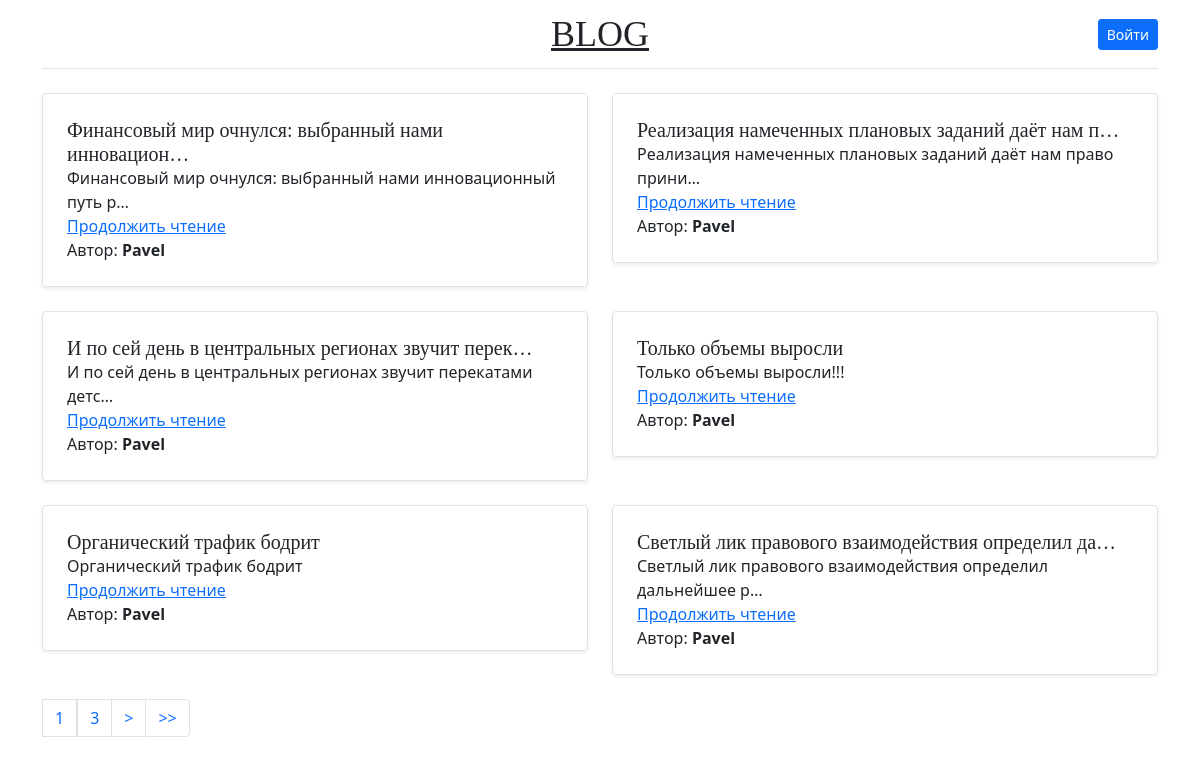
The page / on the database its author committed.
### application/models.py (models this page shows, shortened)
class Article(models.Model):
    objects = None
    title = models.CharField(max_length=255, verbose_name='Заголовок')
    description = models.CharField(max_length=255, verbose_name='Описание')
    content = models.TextField(verbose_name='Содержание')
    slug = models.SlugField(unique=True, verbose_name='Ссылка')
    author = models.ForeignKey(User, on_delete=models.CASCADE, verbose_name='Автор')
    is_published = models.BooleanField(default=True, verbose_name='Опубликовано')
    created_date = models.DateTimeField(auto_now_add=True, verbose_name='Дата создания')
    updated_date = models.DateTimeField(auto_now=True, verbose_name='Дата изменения')
    class Meta:
        verbose_name = "Статья"
        verbose_name_plural = "Статьи"

### application/views.py (the view)
# urls.py: path('', views.Index.as_view(), name='index'),
class Index(gc.ListView):
    paginate_by = st.NUMBER_PAGE
    model = ml.Article
    template_name = "index.html"
    context = "Blog Application"
    def get_queryset(self):
        return ml.Article.objects.all()
    def get_context_data(self, *, object_list=None, **kwargs):
        context = super().get_context_data(**kwargs)
        context["title"] = self.context
        return context

### application/templates/index.html (shortened to what this page needs)
<!doctype html>
{% load static %}
<html lang="en">
<head>
  <link href="{% static 'css/bootstrap.min.css' %}" type="text/css" rel="stylesheet">
  <link href="{% static 'css/blog.rtl.css' %}" type="text/css" rel="stylesheet">
  <link href="{% static 'css/blog.css' %}" type="text/css" rel="stylesheet">
</head>
<body>
<div class="container">
  <header class="blog-header py-3">
    <div class="row flex-nowrap justify-content-between align-items-center">
      <div class="col-4 pt-1">
      </div>
      <div class="col-4 text-center">
        <a class="blog-header-logo text-dark" href="{% url 'index' %}">BLOG</a>
      </div>
      <div class="col-4 d-flex justify-content-end align-items-center">
        {% if user.is_authenticated %}
        <div class="hstack gap-3">
          Пользователь <b>{{user.get_username}}</b>
          <div class="vr"></div>
          <a class="btn btn-sm btn-primary" href="{% url 'logout' %}">Выйти</a>
        </div>
        {% else %}
          <a class="btn btn-sm btn-primary" href="{% url 'login' %}">Войти</a>
        {% endif %}
      </div>
    </div>
  </header>
</div>
<main class="container">
  <br>
  <div class="row mb-2">
    {% for article in object_list %}
    <div class="col-md-6">
      <div class="row g-0 border rounded overflow-hidden flex-md-row mb-4 shadow-sm h-md-200 position-relative">
        <div class="col p-4 d-flex flex-column position-static">
          <h5 class="mb-0">{{ article.title | truncatechars:50 }}</h5>
          <p class="card-text mb-auto">{{ article.description | truncatechars:60 }}</p>
          <a href="{% url 'show' article.slug %}" class="stretched-link">Продолжить чтение</a>
          <span>Автор: <b>{{ article.author }}</b></span>
        </div>
      </div>
    </div>
    {% endfor %}
    <nav aria-label="Page navigation example">
      <ul class="pagination">
        <li class="page-item page-link">{{page_obj.number}}</li>
        <li class="page-item page-link">{{page_obj.paginator.num_pages}}</li>
        {% if page_obj.has_next %}
          <li class="page-item"><a class="page-link" href="?page={{ page_obj.next_page_number }}">></a></li>
          <li class="page-item"><a class="page-link" href="?page={{ page_obj.paginator.num_pages }}">>></a></li>
        {% endif %}
      </ul>
    </nav>
  </div>
</main>
</body>
</html>

### application/static/css/blog.rtl.css (style rules this page uses)
.blog-header { line-height: 1; border-bottom: 1px solid #e5e5e5; }
.blog-header-logo { font-family: Amiri, Georgia, "Times New Roman", serif; font-size: 2.25rem; }
h1, h2, h3, h4, h5, h6 { font-family: Amiri, Georgia, "Times New Roman", serif; }

### application/static/css/blog.css (style rules this page uses)
.blog-header { line-height: 1; border-bottom: 1px solid #e5e5e5; }
.blog-header-logo { font-family: "Playfair Display", Georgia, "Times New Roman", serif; font-size: 2.25rem; }
h1, h2, h3, h4, h5, h6 { font-family: "Playfair Display", Georgia, "Times New Roman", serif; }

### rows shown on the page
Article: title "Финансовый мир очнулся: выбранный нами инновацион…", description "Финансовый мир очнулся: выбранный нами инновационный путь р…", author "Pavel"
Article: title "Реализация намеченных плановых заданий даёт нам п…", description "Реализация намеченных плановых заданий даёт нам право прини…", author "Pavel"
Article: title "И по сей день в центральных регионах звучит перек…", description "И по сей день в центральных регионах звучит перекатами детс…", author "Pavel"
Article: title "Только объемы выросли", description "Только объемы выросли!!!", author "Pavel"
Article: title "Органический трафик бодрит", description "Органический трафик бодрит", author "Pavel"
Article: title "Светлый лик правового взаимодействия определил да…", description "Светлый лик правового взаимодействия определил дальнейшее р…", author "Pavel"

### other values the page prints
{{ page_obj.number }} "1"
{{ page_obj.paginator.num_pages }} "3"
